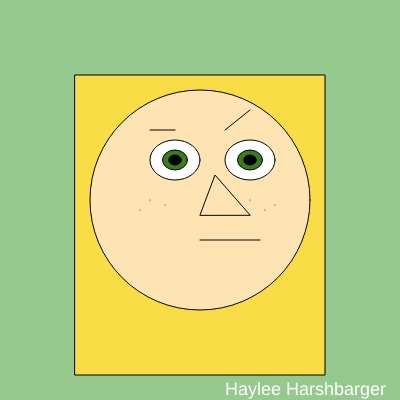
Frame 1 (no input)
Frame 60 (no input): identical to frame 1, image omitted
Frame 120 (the mouse pressed at the canvas centre since frame 60): identical to frame 1, image omitted

The p5.js sketch that drew this single still picture (run headless with seeded random() and noise() and a simulated clock; from frame 60 on, the mouse is pressed at the canvas centre):

// p5.js sketch
// ── sketch.js
function setup() {
  createCanvas(400,400);
}

function draw() {
  background(149, 201, 141);


 //hair
 fill(250, 220, 71)
 rect(75,75,250,300);

  //head
  fill(255, 228, 179)
  circle(200,200,220);

  //eyes
  fill(255, 255, 255)
  ellipse(250,160,50,40);
  ellipse(175,160,50,40);
  fill(56, 124, 31)
  ellipse(250,160,25,20);
  ellipse(175,160,25,20);
  fill(0, 0, 0)
  ellipse(250,160,12.5,10);
  ellipse(175,160,12.5,10);
  //nose
  fill(255, 228, 179)
  triangle(200, 215, 215, 175, 250, 215);

  //mouth
  line(200, 240, 260, 240);

  //eyebrows
  line(150, 130, 175, 130);
  line(225, 130, 250, 110);

  //freckles
  point(150, 200);
  point(140, 210);
  point(165, 205);
  point(250, 200);
  point(265, 210);
  point(275, 205);


  fill(255, 255, 255)
  textSize(18);
    text('Haylee Harshbarger', 225, 395);
}
// ── main.html
<html>

    <head>
        <title>
            First p5.js page
        </title>
        <h1>Self Portrait</h1>
        <script src="https://cdnjs.cloudflare.com/ajax/libs/p5.js/1.1.9/p5.min.js"></script>
        <script src="sketch.js"></script>
    </head>
    <body>

    </body>
</html>
